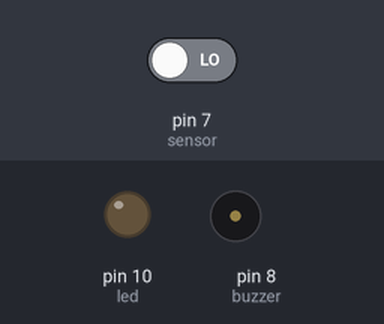
The sketch below on a simulated Arduino Uno, built with avr-gcc and run on an emulated ATmega328P. On the bench: output pins drawn as LEDs (lit = HIGH), buzzer (waves = sounding). Inputs (shaded band) come from the test bench; at power-on: pin 7 (sensor) LOW. What the sketch prints to the serial monitor is not drawn.

Above: at 1.2 s.
1.3 s: pin 7 (sensor) driven HIGH
At 1.6 s:
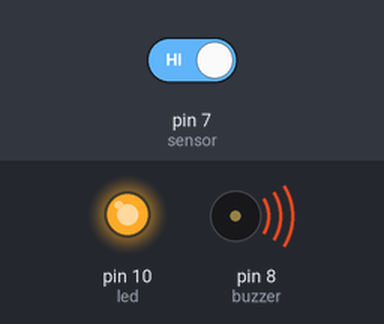
2.8 s: pin 7 (sensor) driven LOW
At 4.1 s:
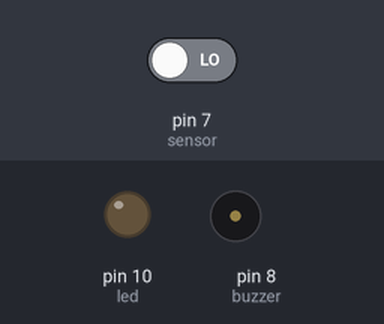
Timing chart, 0 to 5.8 s (numbered marks = the images above; inputs shaded):
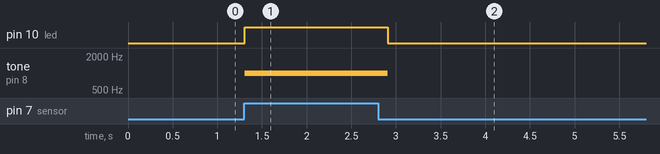

Measured:
- after the input at 1.3 s, pin 10 (led): LOW → HIGH at once; tone on pin 8 (buzzer): silent → 1000 Hz at once
- after the input at 2.8 s, pin 10 (led): HIGH → LOW after 0.11 s; tone on pin 8 (buzzer): 1000 Hz → silent after 0.11 s

The sketch:

SimpleMotionSensorProgram.ino
```cpp
// declaring variables to store the pin numbers of each item.
int led = 10;
int sensor = 7;
int sensor_value;
int buzzer = 8;

void setup() {

  // declaring the sensor,led, and buzzer as inputs.
  pinMode(sensor, INPUT);
  pinMode(led, OUTPUT);
  pinMode(buzzer, OUTPUT);

  // initializing the serial monitor.
  Serial.begin(9600);

}

// MAIN LOOP.
void loop() {

  // tying the 'sensor_value' variable to the value read from the sensor.
  sensor_value = digitalRead(sensor);

  // printing the sensor value on the serial monitor.
  Serial.println(sensor_value);

  // if-statement to determine when the LED should flash and the buzzer should ring.
  if (sensor_value == 1){
    digitalWrite(led, HIGH);
    tone(buzzer, 1000);
    delay(200);
  }
  else{
    digitalWrite(led, LOW);
    noTone(buzzer);
  }

}
```
